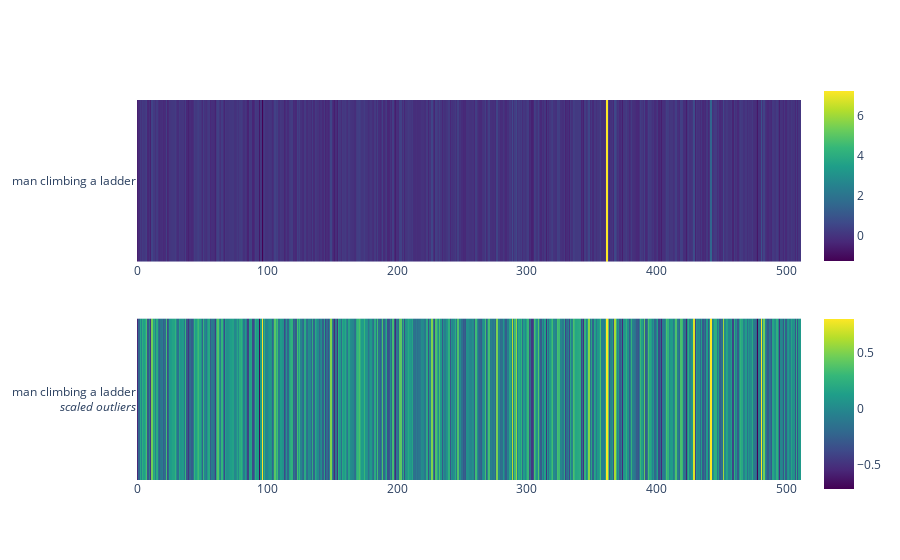

Notebook source saved alongside this figure:
### Code cell
add_new_text_and_plot("man climbing a ladder").show()

### Figure 1 — Plotly figure (JSON) as saved in the notebook; plotly's stock layout.template omitted (floating-point values rounded to 4 significant figures; data arrays with more than 128 entries replaced by an {"elided": "..."} marker saying what was removed)
{"data": [{"colorbar": {"len": 0.5, "y": 0.8}, "colorscale": [[0.0, "#440154"], [0.1111, "#482878"], [0.2222, "#3e4989"], [0.3333, "#31688e"], [0.4444, "#26828e"], [0.5556, "#1f9e89"], [0.6667, "#35b779"], [0.7778, "#6ece58"], [0.8889, "#b5de2b"], [1.0, "#fde725"]], "x": {"elided": "512 int values"}, "y": ["man climbing a ladder"], "z": {"elided": "1x512 float values"}, "type": "heatmap", "xaxis": "x", "yaxis": "y"}, {"colorbar": {"len": 0.5, "y": 0.2}, "colorscale": [[0.0, "#440154"], [0.1111, "#482878"], [0.2222, "#3e4989"], [0.3333, "#31688e"], [0.4444, "#26828e"], [0.5556, "#1f9e89"], [0.6667, "#35b779"], [0.7778, "#6ece58"], [0.8889, "#b5de2b"], [1.0, "#fde725"]], "x": {"elided": "512 int values"}, "y": ["man climbing a ladder<br><i>scaled outliers</i>"], "z": {"elided": "1x512 float values"}, "type": "heatmap", "xaxis": "x2", "yaxis": "y2"}], "layout": {"xaxis": {"anchor": "y", "domain": [0.0, 1.0]}, "yaxis": {"anchor": "x", "domain": [0.575, 1.0]}, "xaxis2": {"anchor": "y2", "domain": [0.0, 1.0]}, "yaxis2": {"anchor": "x2", "domain": [0.0, 0.425]}}}
